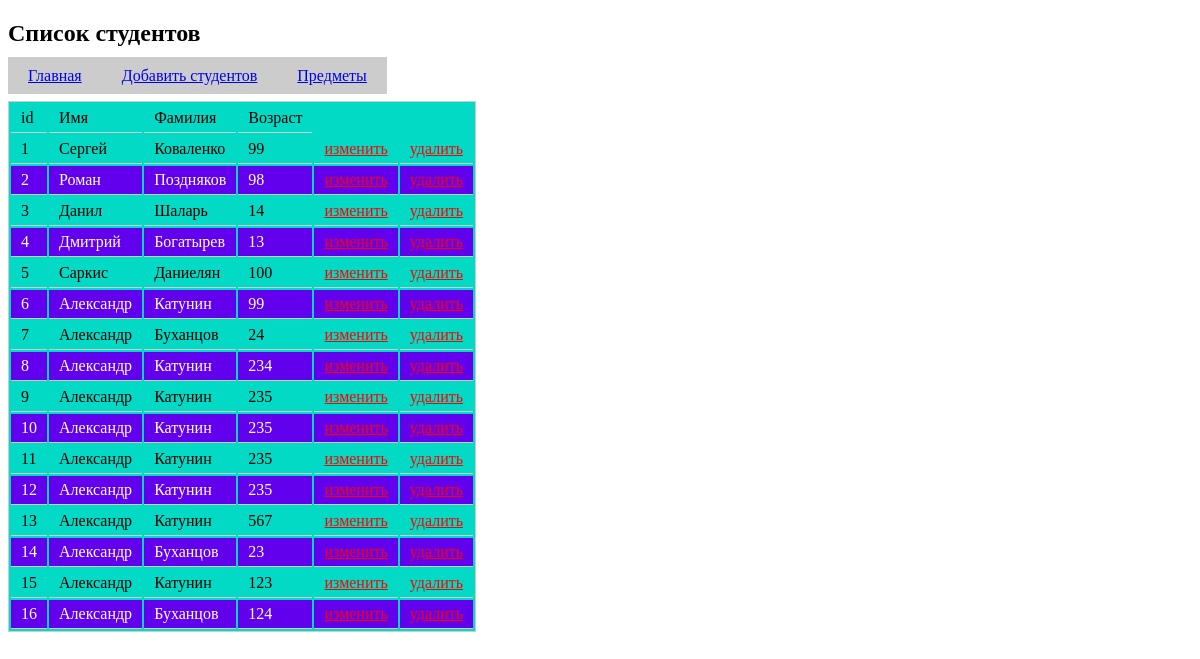
Before: / with the older database file.
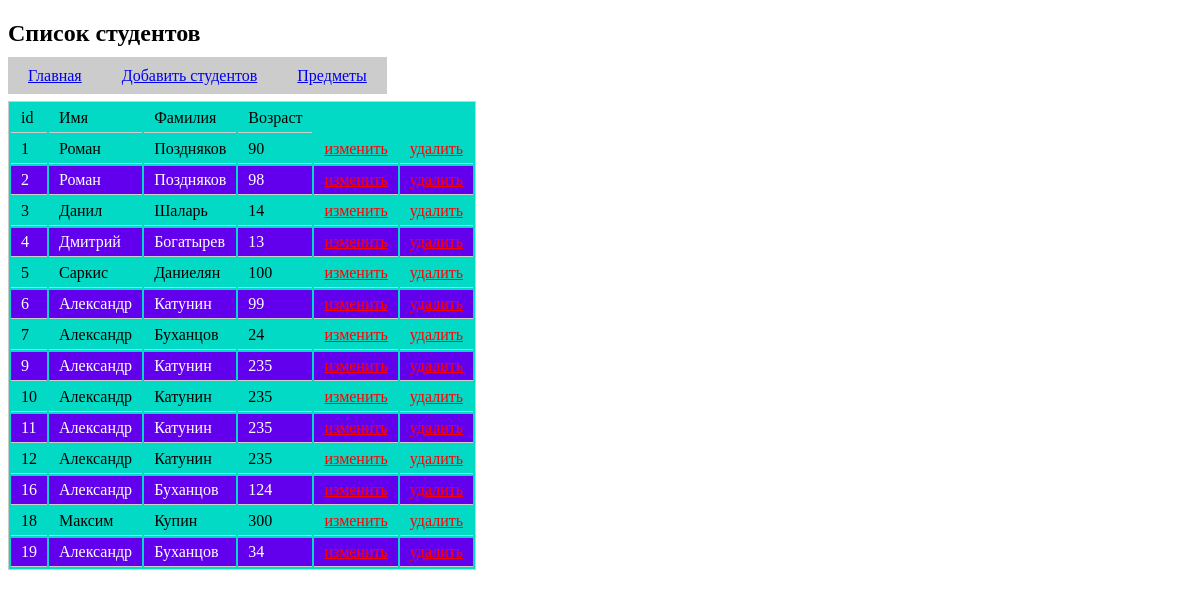
After: the same page with the newer database file.
### tables this page shows
CREATE TABLE `users` (
  `id` int(10) NOT NULL,
  `name` varchar(255) NOT NULL,
  `surname` varchar(255) NOT NULL,
  `age` int(10) NOT NULL
);

### qwery/qwery.php (called while the page is built, shortened)
<?php include 'config.php'; ?>
<?php
	$my_data = $db->query("SELECT * FROM users");
	$dataArr = [];
?>

### index.php (the view, shortened to what this page needs)
<?php include 'header.php'; ?>
<h2 class="title">Список студентов</h2>
<?php include "main-menu.php"?>
<div class="main-content">
	<?php include 'qwery/qwery.php' ?>
	<table class="main-table">
	<thead>
		<tr>
			<td>id</td>
			<td>Имя</td>
			<td>Фамилия</td>
			<td>Возраст</td>
		</tr>
	</thead>
  <tbody>
	<?php foreach($dataArr as $key => $value) {?>
		<tr>
			<td><?php echo $value['id'] ?></td>
			<td><?php echo $value['name'] ?></td>
			<td><?php echo $value['surname'] ?></td>
      <td><?php echo $value['age'] ?></td>
      <td><a class="delete-btn" href="/qwery/edit-user-info.php?userid=<?echo $value['id']; ?>">изменить</a></td>
      <td><a class="delete-btn" href="/qwery/deleteStudent.php?userid=<?echo $value['id']; ?>">удалить</a></td>
		</tr>
	<?php } ?>
  </tbody>
	</table>
</div>
<?php include 'footer.php'?>

### header.php (shortened to what this page needs)
<!DOCTYPE html>
<html>
<head>
	<link rel="stylesheet" type="text/css" href="/assets/css/style.css">
</head>
<body>

### main-menu.php
<nav class="main-menu">
	<ul>
		<li>
			<a href="/">Главная</a>
		</li>
		<li>
			<a href="#" id="add-student">Добавить студентов</a>
		</li>
		<li>
			<a href="subjects.php">Предметы</a>
		</li>
	</ul>
</nav>

### footer.php (shortened to what this page needs)
</body>
</html>

### assets/css/style.css (style rules this page uses)
.main-content { display: flex; flex-grow: 1; justify-content: space-between; }
.main-table { border: 1px solid #ccc; background: #03dac5; }
.main-table tr:nth-child(2n) { background: #6200ee; color: #fff; }
.main-table tr td { border-bottom: 1px solid #ccc; padding: 5px 10px; }
.main-menu ul { list-style: none; padding: 0; display: flex; justify-content: flex-start; }
.main-menu ul li a { padding: 10px 20px; background: #ccc; }
.delete-btn { color: #f00; }

Changed rows visible on the page:
removed users: id "8", name "Александр", surname "Катунин", age "234"
removed users: id "13", name "Александр", surname "Катунин", age "567"
removed users: id "14", name "Александр", surname "Буханцов", age "23"
removed users: id "15", name "Александр", surname "Катунин", age "123"
changed users id 1: name "Сергей" → "Роман"; surname "Коваленко" → "Поздняков"; age "99" → "90"
added users: id "18", name "Максим", surname "Купин", age "300"
added users: id "19", name "Александр", surname "Буханцов", age "34"
